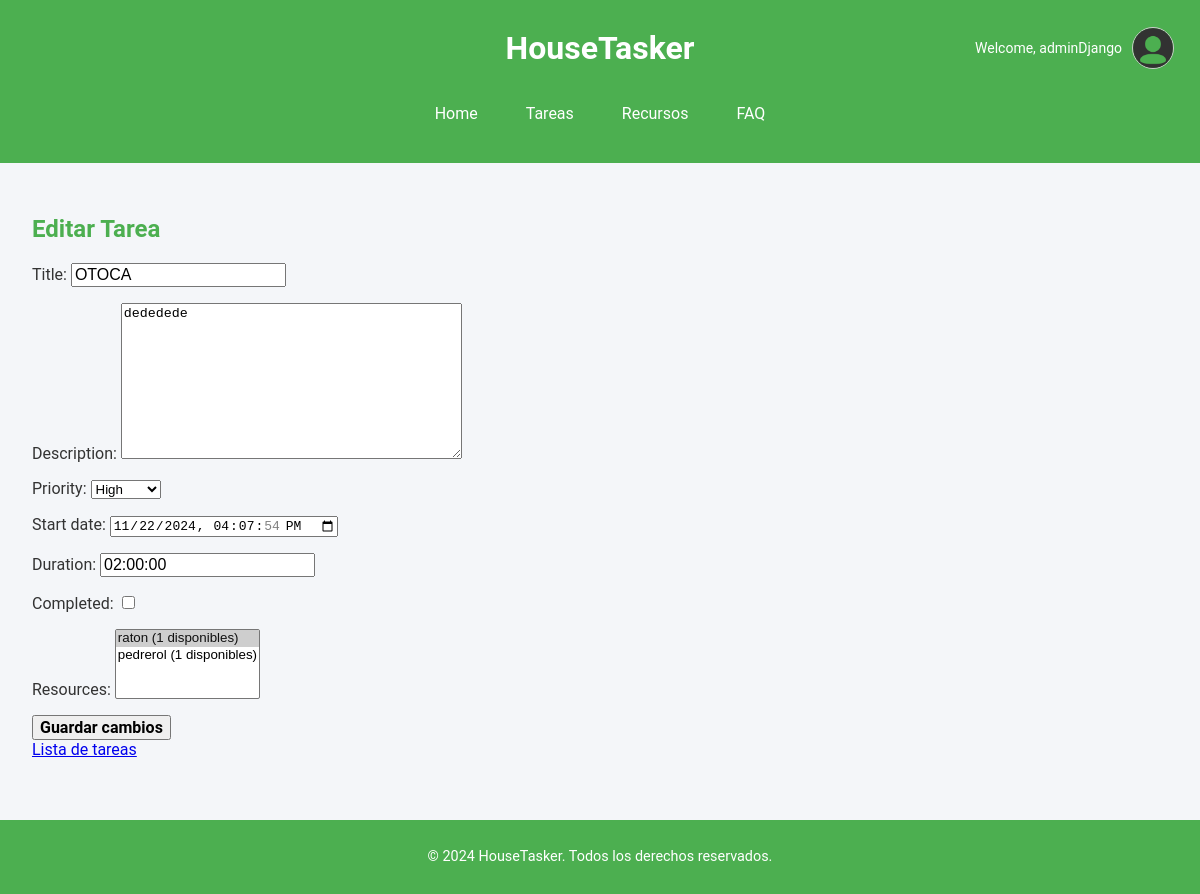
The app's page /tasks/20/edit/ (signed in), older data.
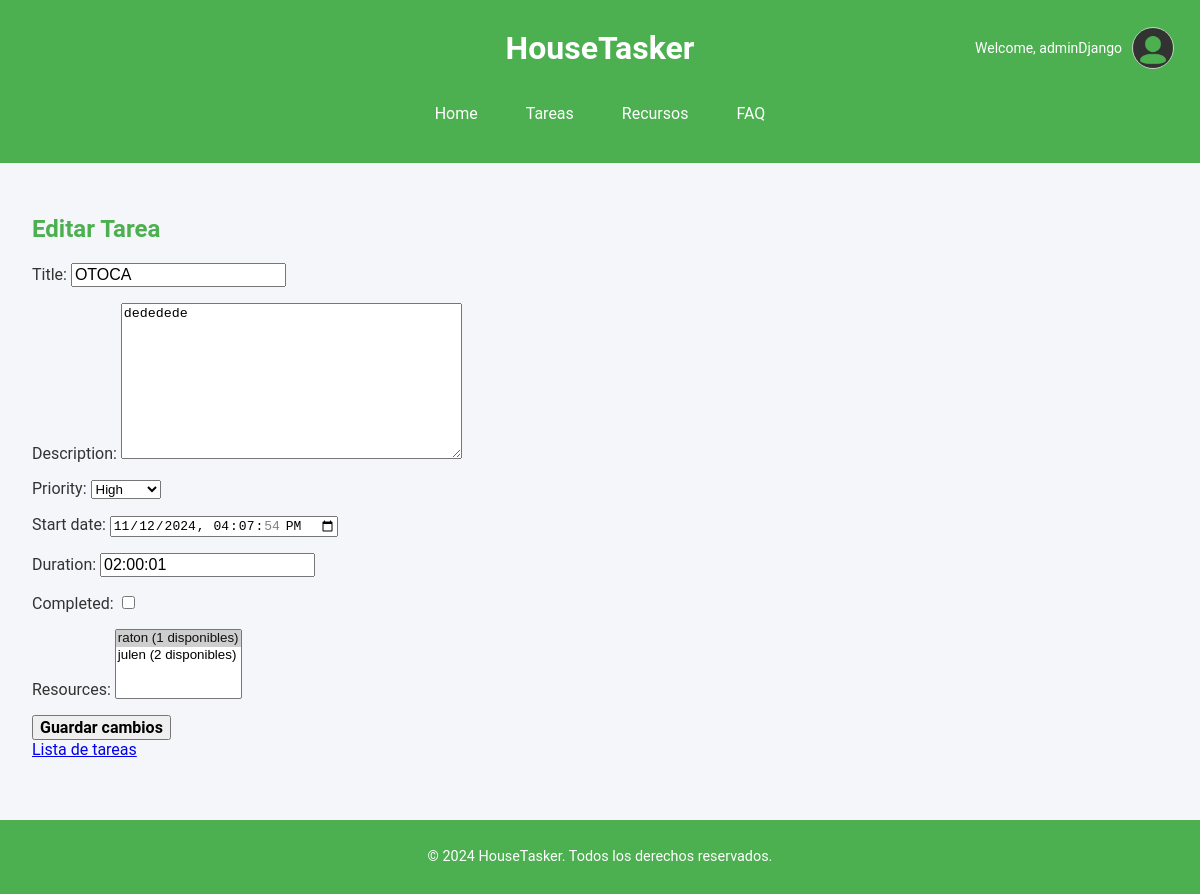
The same page, newer data.
### appHouseTasker/models.py (models this page shows, shortened)
class Task(models.Model):
    LOW = 'Low'
    MEDIUM = 'Medium'
    HIGH = 'High'
    PRIORITY_CHOICES = [
        (LOW, 'Low'),
        (MEDIUM, 'Medium'),
        (HIGH, 'High'),
    ]
    title = models.CharField(max_length=255)
    description = models.TextField(blank=True, null=True)
    priority = models.CharField(max_length=6, choices=PRIORITY_CHOICES, default=MEDIUM)
    start_date = models.DateTimeField(default=timezone.now)
    duration = models.DurationField()
    completed = models.BooleanField(default=False)
    resources = models.ManyToManyField('Resource', related_name="tasks", blank=True)
    created_by = models.ForeignKey(CustomUser, on_delete=models.CASCADE)
    is_overlapping = models.BooleanField(default=False)

### appHouseTasker/views.py (the view)
# urls.py: path('tasks/<int:task_id>/edit/', views.task_edit, name='task_edit'),  # Edit a task
@login_required
def task_edit(request, task_id):
    task = get_object_or_404(Task, id=task_id)
    if request.method == 'POST':
        form = TaskForm(request.POST, instance=task)
        if form.is_valid():
            start_date = form.cleaned_data['start_date']
            duration = form.cleaned_data['duration']
            end_date = start_date + duration
            resources = form.cleaned_data['resources']
            for resource in resources:
                overlapping_tasks = 0
                for resource_task in resource.tasks.exclude(id=task.id):
                    if not (resource_task.start_date >= end_date or resource_task.start_date + resource_task.duration <= start_date):
                        overlapping_tasks += 1
                if overlapping_tasks >= resource.quantity:
                    messages.error(request, f"El recurso '{resource.name}' no está disponible en el horario especificado.")
                    return render(request, 'task_edit.html', {'form': form, 'task': task})
            task = form.save(commit=False)
            task.save()
            form.save_m2m()
            messages.success(request, "La tarea ha sido actualizada exitosamente.")
            return redirect('task_list')
    else:
        form = TaskForm(instance=task)
    return render(request, 'task_edit.html', {'form': form, 'task': task})

### appHouseTasker/forms.py
class TaskForm(forms.ModelForm):
    resources = forms.ModelMultipleChoiceField(queryset=Resource.objects.all(), required=False)
    class Meta:
        model = Task
        fields = ['title', 'description', 'priority', 'start_date', 'duration', 'completed', 'resources']
        widgets = {
            'start_date': forms.DateTimeInput(attrs={'type': 'datetime-local'}),
            'duration': forms.TextInput(attrs={'placeholder': 'ej. 01:00:00 para 1 hora'}),
        }

### appHouseTasker/models.py (called while the page is built)
    def __str__(self):
        return f"{self.name} ({self.quantity} disponibles)"

### appHouseTasker/templates/task_edit.html (shortened to what this page needs)
{% extends "base.html" %}
{% block main %}
    <h2>Editar Tarea</h2>
    <form method="post">
        {{ form.as_p }}
        <button type="submit">Guardar cambios</button>
    </form>
    <a href="{% url 'task_list' %}">Lista de tareas</a>
{% endblock %}

Row changes from the older to the newer data that the page shows:
changed Task "OTOCA": start_date "11/22/2024 16:07:54" → "11/12/2024 16:07:54"; duration "02:00:00" → "02:00:01"
Text that changed along with them:
form field resources: "raton (1 disponibles) ☑ / pedrerol (1 disponibles)" → "raton (1 disponibles) ☑ / julen (2 disponibles)"
